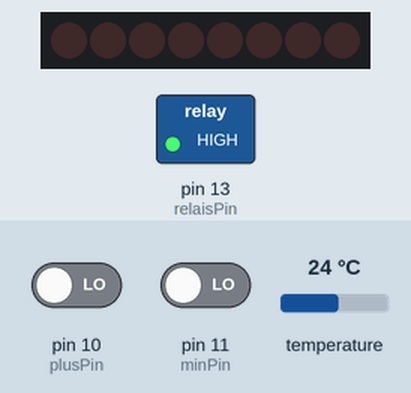
Recording of a sketch running on a simulated Arduino Uno, built with avr-gcc and run on an emulated ATmega328P. Parts: 8 shift-register outputs drawn as a row of LEDs (first output left, lit = HIGH), switched loads named in the sketch (green lamp = pin HIGH). Wiring (inferred from the names in the program): shift register (74HC595): data pin 8; shift clock pin 9; latch pin 6. Wiring (inferred from the signals the program sends): row of LEDs: on Q0, Q1, Q2, Q3, Q4, Q5, Q6, Q7. The test bench sets the inputs (shaded band); at power-on: pin 11 (minPin) LOW, pin 10 (plusPin) LOW, temperature 24 °C. The local clock reads 2024-03-15 10:24:30 at power-on unless the sketch sets it; pins used as bus, display or sensor lines are not drawn; what the sketch prints to the serial monitor is not drawn.

Above: at 5.0 s.
5.1 s: pin 11 (minPin) driven HIGH
7.8 s: pin 10 (plusPin) driven HIGH
15.0 s: pin 10 (plusPin) driven LOW
19.7 s: pin 10 (plusPin) driven HIGH
32.0 s: pin 11 (minPin) driven LOW
43.3 s: pin 11 (minPin) driven HIGH
Timing chart, 0 to 66.6 s (numbered marks = the images above; inputs shaded):
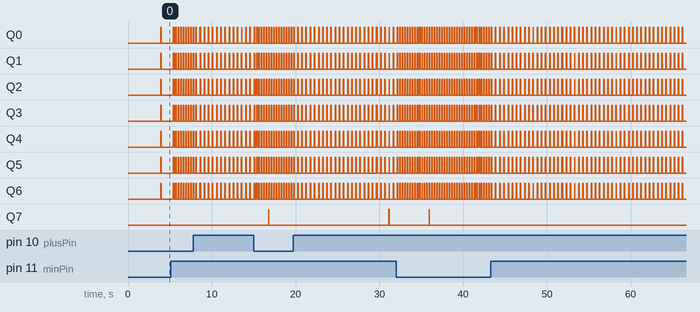

The sketch:

thermostaat.ino
```cpp
#include <OneWire.h>   // reminder: OneWire is included in the DallasTemperature library git. Adding it separately gives errors because of duplicate definitions
#include <DallasTemperature.h>  // https://github.com/milesburton/Arduino-Temperature-Control-Library


#include <Wire.h>
#include "RTClib.h"

RTC_DS3231 rtc;
char daysOfTheWeek[7][12] = {"Sunday", "Monday", "Tuesday", "Wednesday", "Thursday", "Friday", "Saturday"};


// v3

// 7-2-2018 v3.08: first version with time clock
// 9-12-2018 v.09: added heating map


// Data wire is plugged into pin 2 on the Arduino
#define ONE_WIRE_BUS 2

// Setup a oneWire instance to communicate with any OneWire devices
// (not just Maxim/Dallas temperature ICs)
OneWire oneWire(ONE_WIRE_BUS);

// Pass our oneWire reference to Dallas Temperature.
DallasTemperature sensors(&oneWire);

const int plusPin = 10;  // increase temp button
const int minPin = 11;    // decrease temp button   // p9 -> 11
const int relaisPin = 13; // heat signal on/off relais   // 3.07 pin 8 - > 13

bool heatOn = LOW;

int minPinState = LOW;
int plusPinState = LOW;

// measured temps
float currTemp = 0;
float prevTemp = 0;

// desired temps
float tempMap[24];


float currSetTemp;  // 3.07 hardcoded to 18 -> 16 // moet naar 15
float prevSetTemp;  // 3.07 hardcoded to 18 -> 16 // moet naar 15

// in case of a temperature mismatch, this is the aimed temperature to avoid on/off/on
float targetTemp;  // 3.07 hardcoded to 18 -> 16  // moet naar 15

int hourSetTemp;

int startHourDay = 7;
int endHourDay = 19;


int measureCounter = 20;
int displayCounter = 20;

int relaisState = !heatOn;
int prevRelaisState = !heatOn;

char* charBuf = "abc123";

char* sourceVer = "3.08r";

int stdCounterDelay = 200;


#define PIN_RESET 5
#define PIN_SCE   6
#define PIN_DC    7
#define PIN_SDIN  8
#define PIN_SCLK  9

#define LCD_C     LOW
#define LCD_D     HIGH

#define LCD_X     84
#define LCD_Y     48

static const byte ASCII[][5] =
{
 {0x00, 0x00, 0x00, 0x00, 0x00} // 20
,{0x00, 0x00, 0x5f, 0x00, 0x00} // 21 !
,{0x00, 0x07, 0x00, 0x07, 0x00} // 22 "
,{0x14, 0x7f, 0x14, 0x7f, 0x14} // 23 #
,{0x24, 0x2a, 0x7f, 0x2a, 0x12} // 24 $
,{0x23, 0x13, 0x08, 0x64, 0x62} // 25 %
,{0x36, 0x49, 0x55, 0x22, 0x50} // 26 &
,{0x00, 0x05, 0x03, 0x00, 0x00} // 27 '
,{0x00, 0x1c, 0x22, 0x41, 0x00} // 28 (
,{0x00, 0x41, 0x22, 0x1c, 0x00} // 29 )
,{0x14, 0x08, 0x3e, 0x08, 0x14} // 2a *
,{0x08, 0x08, 0x3e, 0x08, 0x08} // 2b +
,{0x00, 0x50, 0x30, 0x00, 0x00} // 2c ,
,{0x08, 0x08, 0x08, 0x08, 0x08} // 2d -
,{0x00, 0x60, 0x60, 0x00, 0x00} // 2e .
,{0x20, 0x10, 0x08, 0x04, 0x02} // 2f /
,{0x3e, 0x51, 0x49, 0x45, 0x3e} // 30 0
,{0x00, 0x42, 0x7f, 0x40, 0x00} // 31 1
,{0x42, 0x61, 0x51, 0x49, 0x46} // 32 2
,{0x21, 0x41, 0x45, 0x4b, 0x31} // 33 3
,{0x18, 0x14, 0x12, 0x7f, 0x10} // 34 4
,{0x27, 0x45, 0x45, 0x45, 0x39} // 35 5
,{0x3c, 0x4a, 0x49, 0x49, 0x30} // 36 6
,{0x01, 0x71, 0x09, 0x05, 0x03} // 37 7
,{0x36, 0x49, 0x49, 0x49, 0x36} // 38 8
,{0x06, 0x49, 0x49, 0x29, 0x1e} // 39 9
,{0x00, 0x36, 0x36, 0x00, 0x00} // 3a :
,{0x00, 0x56, 0x36, 0x00, 0x00} // 3b ;
,{0x08, 0x14, 0x22, 0x41, 0x00} // 3c <
,{0x14, 0x14, 0x14, 0x14, 0x14} // 3d =
,{0x00, 0x41, 0x22, 0x14, 0x08} // 3e >
,{0x02, 0x01, 0x51, 0x09, 0x06} // 3f ?
,{0x32, 0x49, 0x79, 0x41, 0x3e} // 40 @
,{0x7e, 0x11, 0x11, 0x11, 0x7e} // 41 A
,{0x7f, 0x49, 0x49, 0x49, 0x36} // 42 B
,{0x3e, 0x41, 0x41, 0x41, 0x22} // 43 C
,{0x7f, 0x41, 0x41, 0x22, 0x1c} // 44 D
,{0x7f, 0x49, 0x49, 0x49, 0x41} // 45 E
,{0x7f, 0x09, 0x09, 0x09, 0x01} // 46 F
,{0x3e, 0x41, 0x49, 0x49, 0x7a} // 47 G
,{0x7f, 0x08, 0x08, 0x08, 0x7f} // 48 H
,{0x00, 0x41, 0x7f, 0x41, 0x00} // 49 I
,{0x20, 0x40, 0x41, 0x3f, 0x01} // 4a J
,{0x7f, 0x08, 0x14, 0x22, 0x41} // 4b K
,{0x7f, 0x40, 0x40, 0x40, 0x40} // 4c L
,{0x7f, 0x02, 0x0c, 0x02, 0x7f} // 4d M
,{0x7f, 0x04, 0x08, 0x10, 0x7f} // 4e N
,{0x3e, 0x41, 0x41, 0x41, 0x3e} // 4f O
,{0x7f, 0x09, 0x09, 0x09, 0x06} // 50 P
,{0x3e, 0x41, 0x51, 0x21, 0x5e} // 51 Q
,{0x7f, 0x09, 0x19, 0x29, 0x46} // 52 R
,{0x46, 0x49, 0x49, 0x49, 0x31} // 53 S
,{0x01, 0x01, 0x7f, 0x01, 0x01} // 54 T
,{0x3f, 0x40, 0x40, 0x40, 0x3f} // 55 U
,{0x1f, 0x20, 0x40, 0x20, 0x1f} // 56 V
,{0x3f, 0x40, 0x38, 0x40, 0x3f} // 57 W
,{0x63, 0x14, 0x08, 0x14, 0x63} // 58 X
,{0x07, 0x08, 0x70, 0x08, 0x07} // 59 Y
,{0x61, 0x51, 0x49, 0x45, 0x43} // 5a Z
,{0x00, 0x7f, 0x41, 0x41, 0x00} // 5b [
,{0x02, 0x04, 0x08, 0x10, 0x20} // 5c Ã‚Â¥
,{0x00, 0x41, 0x41, 0x7f, 0x00} // 5d ]
,{0x04, 0x02, 0x01, 0x02, 0x04} // 5e ^
,{0x40, 0x40, 0x40, 0x40, 0x40} // 5f _
,{0x00, 0x01, 0x02, 0x04, 0x00} // 60 `
,{0x20, 0x54, 0x54, 0x54, 0x78} // 61 a
,{0x7f, 0x48, 0x44, 0x44, 0x38} // 62 b
,{0x38, 0x44, 0x44, 0x44, 0x20} // 63 c
,{0x38, 0x44, 0x44, 0x48, 0x7f} // 64 d
,{0x38, 0x54, 0x54, 0x54, 0x18} // 65 e
,{0x08, 0x7e, 0x09, 0x01, 0x02} // 66 f
,{0x0c, 0x52, 0x52, 0x52, 0x3e} // 67 g
,{0x7f, 0x08, 0x04, 0x04, 0x78} // 68 h
,{0x00, 0x44, 0x7d, 0x40, 0x00} // 69 i
,{0x20, 0x40, 0x44, 0x3d, 0x00} // 6a j
,{0x7f, 0x10, 0x28, 0x44, 0x00} // 6b k
,{0x00, 0x41, 0x7f, 0x40, 0x00} // 6c l
,{0x7c, 0x04, 0x18, 0x04, 0x78} // 6d m
,{0x7c, 0x08, 0x04, 0x04, 0x78} // 6e n
,{0x38, 0x44, 0x44, 0x44, 0x38} // 6f o
,{0x7c, 0x14, 0x14, 0x14, 0x08} // 70 p
,{0x08, 0x14, 0x14, 0x18, 0x7c} // 71 q
,{0x7c, 0x08, 0x04, 0x04, 0x08} // 72 r
,{0x48, 0x54, 0x54, 0x54, 0x20} // 73 s
,{0x04, 0x3f, 0x44, 0x40, 0x20} // 74 t
,{0x3c, 0x40, 0x40, 0x20, 0x7c} // 75 u
,{0x1c, 0x20, 0x40, 0x20, 0x1c} // 76 v
,{0x3c, 0x40, 0x30, 0x40, 0x3c} // 77 w
,{0x44, 0x28, 0x10, 0x28, 0x44} // 78 x
,{0x0c, 0x50, 0x50, 0x50, 0x3c} // 79 y
,{0x44, 0x64, 0x54, 0x4c, 0x44} // 7a z
,{0x00, 0x08, 0x36, 0x41, 0x00} // 7b {
,{0x00, 0x00, 0x7f, 0x00, 0x00} // 7c |
,{0x00, 0x41, 0x36, 0x08, 0x00} // 7d }
,{0x10, 0x08, 0x08, 0x10, 0x08} // 7e Ã¢â€ ï¿½
,{0x78, 0x46, 0x41, 0x46, 0x78} // 7f Ã¢â€ â€™
};


void initTimeClock(void)
{

	// time module setup
	if (!rtc.begin()) {
		Serial.println("Couldn't find RTC");
		while (1);
	}

	//rtc.adjust(DateTime(F(__DATE__), F(__TIME__)));
}

void LcdCharacter(char character)
{
  LcdWrite(LCD_D, 0x00);
  for (int index = 0; index < 5; index++)
  {
    LcdWrite(LCD_D, ASCII[character - 0x20][index]);
  }
  LcdWrite(LCD_D, 0x00);
}

void LcdClear(void)
{
  for (int index = 0; index < LCD_X * LCD_Y / 8; index++)
  {
    LcdWrite(LCD_D, 0x00);
  }
}

void LcdInitialise(void)
{
  pinMode(PIN_SCE, OUTPUT);
  pinMode(PIN_RESET, OUTPUT);
  pinMode(PIN_DC, OUTPUT);
  pinMode(PIN_SDIN, OUTPUT);
  pinMode(PIN_SCLK, OUTPUT);
  digitalWrite(PIN_RESET, LOW);
  digitalWrite(PIN_RESET, HIGH);
  LcdWrite(LCD_C, 0x21 );  // LCD Extended Commands.
  LcdWrite(LCD_C, 0xA7 );  // Set LCD Vop (Contrast).    0xB1
  LcdWrite(LCD_C, 0x04 );  // Set Temp coefficent. //0x04
  LcdWrite(LCD_C, 0x14 );  // LCD bias mode 1:48. //0x13
  LcdWrite(LCD_C, 0x20 );  // LCD Basic Commands
  LcdWrite(LCD_C, 0x0C );  // LCD in normal mode.

  LcdClear();

}

// gotoXY routine to position cursor
// x - range: 0 to 84
// y - range: 0 to 5

void gotoXY(int x, int y)
{
  LcdWrite( 0, 0x80 | x);  // Column.
  LcdWrite( 0, 0x40 | y);  // Row.

}


void LcdString(char *characters)
{
  while (*characters)
  {
    LcdCharacter(*characters++);
  }
}

void LcdWrite(byte dc, byte data)
{
  digitalWrite(PIN_DC, dc);
  digitalWrite(PIN_SCE, LOW);
  shiftOut(PIN_SDIN, PIN_SCLK, MSBFIRST, data);
  digitalWrite(PIN_SCE, HIGH);
}


void printNow(DateTime now)
{
	Serial.print(now.year(), DEC);
	Serial.print('/');
	Serial.print(now.month(), DEC);
	Serial.print('/');
	Serial.print(now.day(), DEC);
	Serial.print(" (");
	Serial.print(daysOfTheWeek[now.dayOfTheWeek()]);
	Serial.print(") ");
	Serial.print(now.hour(), DEC);
	Serial.print(':');
	Serial.print(now.minute(), DEC);
	Serial.print(':');
	Serial.print(now.second(), DEC);
	Serial.println();

}

void printTempReadings(void)
{
	Serial.println("targetTemp ** currTemp ** relaisState ** currTemp > targetTemp ** currTemp < (currSetTemp - 0.25) ** currSetTemp");
	Serial.print(targetTemp);
	Serial.print(" ** ");
	Serial.print(currTemp);
	Serial.print(" ** ");
	Serial.print(relaisState);


	Serial.print(" ** ");
	Serial.print(currTemp < (currSetTemp - 0.25));
	Serial.print(" ** ");
	Serial.print(currTemp > targetTemp);
	Serial.print(" ** ");
	Serial.print(currSetTemp);
	Serial.println(" ** ");

	Serial.println("*************************");

	Serial.println("A7");
	Serial.println("A4");
	Serial.print("currTemp: ");
	Serial.println(currTemp);
	Serial.print("prevTemp: ");
	Serial.println(prevTemp);

	Serial.println("A5");
	Serial.print("currTemp: ");
	Serial.println(currTemp);
	Serial.print("prevTemp: ");
	Serial.println(prevTemp);

	Serial.println("*************************");
}

void initTemp(DateTime now)
{
	tempMap[0] = 0;
	tempMap[1] = 0;
	tempMap[2] = 0;
	tempMap[3] = 0;
	tempMap[4] = 0;
	tempMap[5] = 0;
	tempMap[6] = 0;
	tempMap[7] = 15;
	tempMap[8] = 15;
	tempMap[9] = 15;
	tempMap[10] = 15;
	tempMap[11] = 0;
	tempMap[12] = 0;
	tempMap[13] = 0;
	tempMap[14] = 0;
	tempMap[15] = 0;
	tempMap[16] = 0;
	tempMap[17] = 0;
	tempMap[18] = 0;
	tempMap[19] = 0;
	tempMap[20] = 15;
	tempMap[21] = 15;
	tempMap[22] = 0;
	tempMap[23] = 0;

	hourSetTemp = now.hour();

	currSetTemp = tempMap[hourSetTemp];


	//Serial.println("initTempHour:");
	//Serial.println(now.hour(), DEC);


}

void setup(void)
{


  // start serial port
  Serial.begin(9600);

  delay(3000); // wait for console opening

  initTimeClock();


  DateTime now = rtc.now();

  // Start up the library for the temperature sensor
  sensors.begin();

  pinMode(relaisPin, OUTPUT);
  pinMode(plusPin, INPUT);
  pinMode(minPin, INPUT);

  LcdInitialise();

  digitalWrite(relaisPin, !heatOn);

  initTemp(now);

  targetTemp = currSetTemp;

  sensors.requestTemperatures();
  currTemp = sensors.getTempCByIndex(0);


}


void refreshLCDScreen(float currTemp, float currSetTemp, int relaisState, char* sourceVer, DateTime now)
{

	LcdClear();
	gotoXY(0, 0);
	LcdString("Room:");
	LcdString(dtostrf(currTemp, 0, 2, charBuf));
	gotoXY(0, 1);
	LcdString("Set :");
	LcdString(dtostrf(currSetTemp, 0, 2, charBuf));
	gotoXY(0, 2);
	LcdString("Heat:");
	if (relaisState == !heatOn) {
		LcdString("Off");
	}
	else {
		LcdString("On");
	}
	gotoXY(0, 3);

/*
	LcdString("Mode:");
	if (now.hour()  < startHourDay or now.hour() >endHourDay) {
		LcdString("Night");
	}
	else
	{
		LcdString("Day");
	}
*/

	gotoXY(0, 3);
	LcdString("v3.09");  // 3.09: introduced tempMap

	prevTemp = currTemp;
	prevSetTemp = currSetTemp;
	prevRelaisState = relaisState;

	displayCounter = 0;
}

void loop(void)
{

    DateTime now = rtc.now();

	printNow(now);

	if (hourSetTemp < now.hour()) {

		initTemp(now);

	}

	Serial.print("hourSetTemp:");
	Serial.println(hourSetTemp, DEC);

  if(measureCounter == stdCounterDelay) {

	//don't read too often

	sensors.requestTemperatures();

	printTempReadings();

	prevTemp = currTemp;
    currTemp = sensors.getTempCByIndex(0);
    measureCounter = 0;

  }


  if (currTemp < (currSetTemp - 0.25)  && relaisState == !heatOn) {
    // if the heating is not already switched on and the reading drops below requested temperature minus treshold raise target temp to make the system less nervous
	targetTemp = currSetTemp + 0.5;
  }


	if (currTemp < targetTemp && relaisState == !heatOn) {
		prevRelaisState = relaisState;
		relaisState = heatOn;
		digitalWrite(relaisPin, relaisState);
	}

	if (currTemp > targetTemp && relaisState == heatOn)
	{
		relaisState = !heatOn;
		digitalWrite(relaisPin, relaisState);
	}


  // only refresh the screen if something changed


  if (currTemp != prevTemp || currSetTemp != prevSetTemp || relaisState != prevRelaisState) {


	  refreshLCDScreen(currTemp, currSetTemp, relaisState, sourceVer, now);


  }

  minPinState = digitalRead(minPin);
  plusPinState = digitalRead(plusPin);

  if (minPinState == HIGH) {
    prevSetTemp = currSetTemp;
    currSetTemp = currSetTemp - 0.5;
    targetTemp = currSetTemp;
    delay(200);  // avoid double buttonclick readings

  }

  if (plusPinState == HIGH) {
    prevSetTemp = currSetTemp;
    currSetTemp = currSetTemp + 0.5;    // MQ: not entirely correct, but fine for now
    targetTemp = currSetTemp + 0.5;

    delay(200); // avoid double buttonclick readings
  }

  delay(10);
  measureCounter++;
  displayCounter++;
}
```

Measured:
- after the input at 5.1 s, Q0, Q2–6: alternates HIGH for 0.06 s and LOW for 0.24 s, starting after 0.33 s; Q1: alternates HIGH for 0.06 s and LOW for 0.23 s, starting after 0.33 s
- after the input at 43.3 s, pin 13 (relaisPin): stays HIGH (without the input it goes to LOW after 1.8 s)
